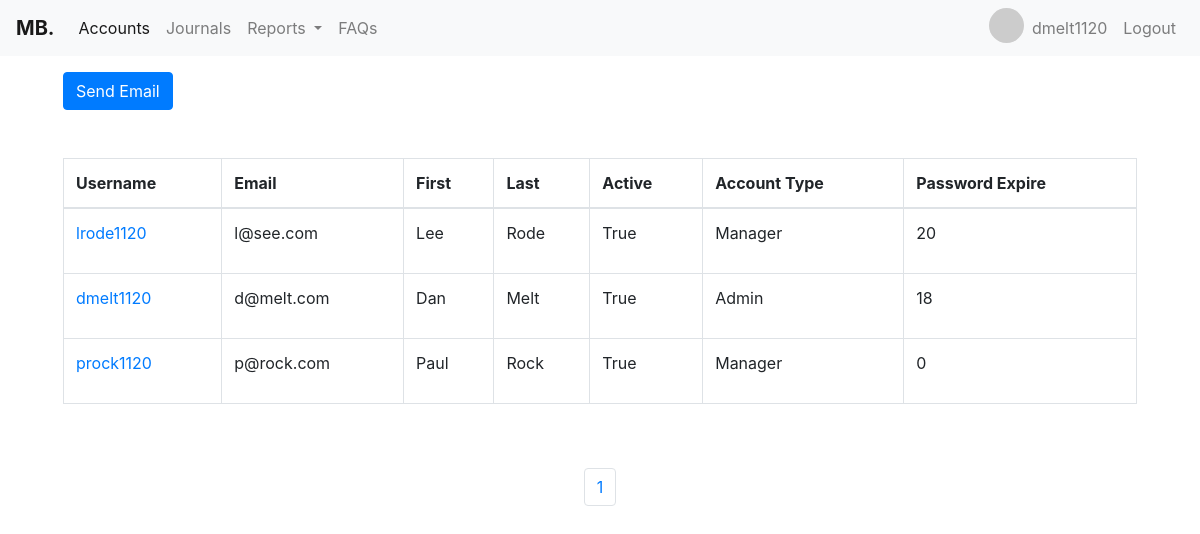
Page /userpage/ (signed in) on the earlier database version.
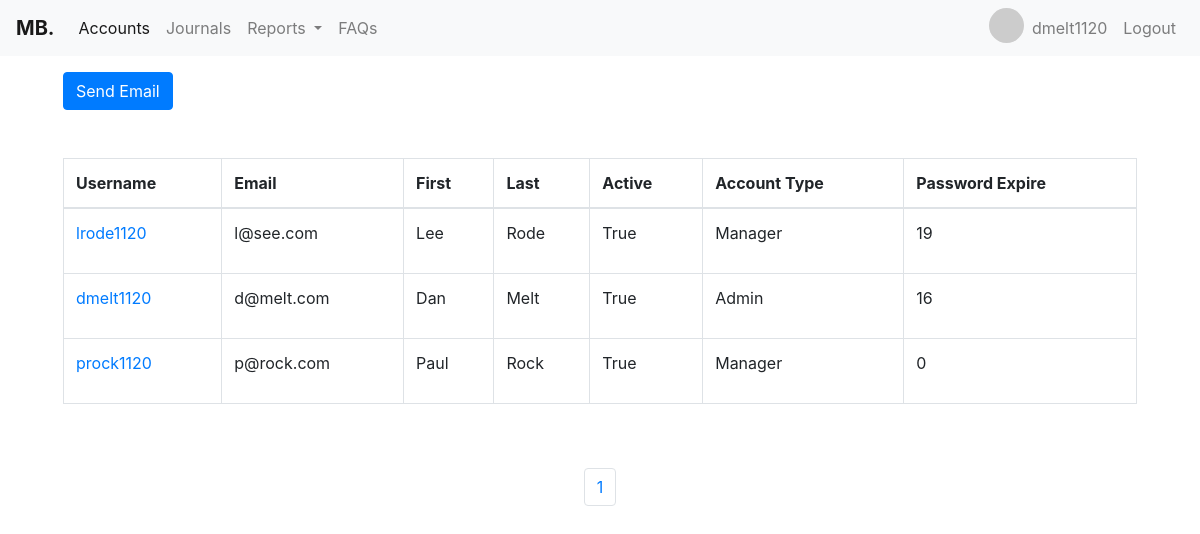
Same page on the later database version.
### register/models.py (models this page shows, shortened)
class User(AbstractBaseUser):
    user_types = (
        (1, "Accountant"),
        (2, "Manager"),
        (3, "Admin"),
    )
    security_questions = (
        (1, "Whats is your mother maiden name?"),
        (2, "What is your favorite color?"),
        (3, "What is your biggest fear?"),
    )
    email = models.EmailField(
        verbose_name='email address',
        max_length=255,
        unique=True,
    )
    first_name = models.CharField(max_length=255)
    last_name = models.CharField(max_length=255)
    username = models.CharField(max_length=255)
    active = models.BooleanField(default=False)
    staff = models.BooleanField(default=False)
    admin = models.BooleanField(default=False)
    date_joined = models.DateField(auto_now_add=True)
    password_expiration = models.IntegerField(default=0)
    user_type = models.IntegerField(choices=user_types, default=1)
    date_of_birth = models.DateField(null=True)
    security_question = models.IntegerField(
        choices=security_questions, null=True)
    security_answer = models.CharField(max_length=100, null=True)
    deactive_time_start = models.DateField(null=True, blank=True)
    deactive_time_end = models.DateField(null=True, blank=True)
    address = models.CharField(max_length=150, blank=True)
    zip_code = models.CharField(max_length=12, blank=True)
    city = models.CharField(max_length=50, blank=True)
    state = models.CharField(max_length=50, blank=True)
    USERNAME_FIELD = 'email'
    REQUIRED_FIELDS = ['first_name', 'last_name',
                       'date_of_birth', 'security_question',
                       'security_answer', 'user_type']
    objects = UserManager()
    class Meta:
        ordering = ['-date_joined']
    def __str__(self):
        return self.email
    @property
    def is_active(self):
        return self.active

### register/views.py (the view, shortened to what this page needs)
# urls.py: path('userpage/', views.UserProfileView.as_view(), name='userprofiles'),
class UserProfileView(ListView, FormView):
    model = User
    paginate_by = 25
    template_name = "register/userprofiles.html"
    form_class = SendEmailForm
    success_url = reverse_lazy('userprofiles')

### register/templates/register/userprofiles.html (shortened to what this page needs)
{% extends "accounting/base.html"%}
{% load widget_tweaks %}
{% block content %}
<div class="container-fluid ">
    <a href="#user" class="btn btn-primary ml-5 mt-3" rel="jqmodal:open">Send
        Email</a>
    <div class="p-5">
        <table class="table table-hover table-bordered">
            <thead>
                <tr>
                    <th scope="col">Username</th>
                    <th scope="col">Email</th>
                    <th scope="col">First</th>
                    <th scope="col">Last</th>
                    <th scope="col">Active</th>
                    <th scope="col">Account Type</th>
                    <th scope="col">Password Expire</th>
                </tr>
            </thead>
            <tbody>
                {% for user in page_obj %}
                <tr>
                    <td><a href="{% url 'userprofilesupdate' user.id %}">{{user.username}}</a></td>
                    <td>{{user.email}}</td>
                    <td>{{user.first_name}}</td>
                    <td>{{user.last_name}}</td>
                    <td>{{user.active}}</td>
                    <td>
                        {% if user.user_type == 1 %}
                        <p>Accountant</p>
                        {% elif user.user_type == 2 %}
                        <p>Manager</p>
                        {% else %}
                        <p>Admin</p>
                        {% endif %}
                    </td>
                    <td>
                        {{user.password_expiration}}
                    </td>
                </tr>
                {% endfor %}
            </tbody>
        </table>
    </div>
    <ul class="pagination justify-content-center">
        {% for page in paginator.page_range %}
        <li class="page-item {% if page == current_page.number %}active{% endif %}">
            <a class="page-link" href="?page={{ page }}">{{ page }}</a>
        </li>
        {% endfor %}
    </ul>
</div>
{% endblock %}

### accounting/templates/accounting/base.html (shortened to what this page needs)
<!DOCTYPE html>
<html lang="en">
{% load static %}
<head>
    <link rel="stylesheet" href="https://maxcdn.bootstrapcdn.com/bootstrap/4.0.0/css/bootstrap.min.css"
>
    <link rel="stylesheet" href="//code.jquery.com/ui/1.12.1/themes/smoothness/jquery-ui.css">
    <link rel="stylesheet" href="{% static 'css/jquery.modal.min.css' %}">
</head>
<body>
    {% include "accounting/navbar.html" %}
    {% block content %}
    {% endblock %}
</body>
</html>

### accounting/templates/accounting/navbar.html (shortened to what this page needs)
{% if user.user_type == 3 %}
<nav class="navbar navbar-expand-lg navbar-light bg-light">
    <a class="navbar-brand" href="{% url 'home' %}"><strong>MB.</strong></a>
    <div class="collapse navbar-collapse" id="navbarNavDropdown">
        <ul class="navbar-nav mr-auto">
            <li class="nav-item active">
                <a class="nav-link" href="{% url 'accounthome' %}">Accounts<span class="sr-only">(current)</span></a>
            </li>
            <li class="nav-item">
                <a class="nav-link" href="{% url 'journal' %}">Journals</a>
            </li>
            <li class="nav-item dropdown">
                <a class="nav-link dropdown-toggle" href="#" id="navbarDropdownMenuLink" data-toggle="dropdown"
                    aria-haspopup="true" aria-expanded="false">
                    Reports
                </a>
            </li>
            <li class="nav-item">
                <a class="nav-link" href="{% url 'faqs' %}">FAQs</a>
            </li>
        </ul>
        <ul class="navbar-nav">
            <li class="nav-item">
                <img src="https://ui-avatars.com/api/?name=John+Doe" alt="Avatar" class="avatar">
            </li>
            <li class="nav-item">
                <a class="nav-link" href="#">{{user.username}}</a>
            </li>
            <li class="nav-item">
                <a class="nav-link" href="{% url 'logout' %}">Logout</a>
            </li>
        </ul>
    </div>
</nav>
{% endif %}

### accounting/templates/accounting/navbar.html (style rules this page uses)
.avatar { vertical-align: middle; width: 35px; height: 35px; border-radius: 50%; }

Differences in the rows shown:
changed User "dmelt1120": password_expiration "18" → "16"
changed User "lrode1120": password_expiration "20" → "19"
